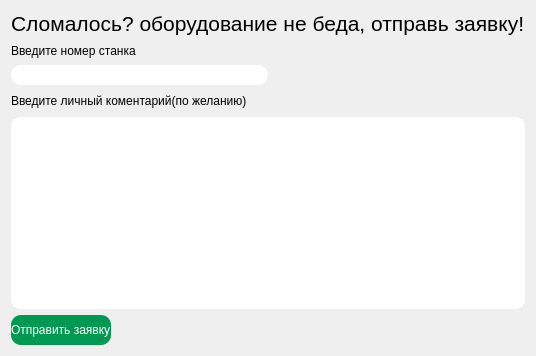
         <widget class="QWidget" name="order_page">
          <layout class="QVBoxLayout" name="verticalLayout_12">
           <item>
            <widget class="QLabel" name="label_35">
             <property name="font">
              <font>
               <pointsize>16</pointsize>
              </font>
             </property>
             <property name="text">
              <string>Сломалось? оборудование не беда, отправь заявку!</string>
             </property>
            </widget>
           </item>
           <item>
            <layout class="QVBoxLayout" name="verticalLayout_10">
             <item>
              <layout class="QHBoxLayout" name="horizontalLayout_17">
               <item>
                <widget class="QLabel" name="label_7">
                 <property name="text">
                  <string>Введите номер станка</string>
                 </property>
                </widget>
               </item>
               <item>
                <spacer name="horizontalSpacer_3">
                 <property name="orientation">
                  <enum>Qt::Horizontal</enum>
                 </property>
                 <property name="sizeHint" stdset="0">
                  <size>
                   <width>244</width>
                   <height>17</height>
                  </size>
                 </property>
                </spacer>
               </item>
              </layout>
             </item>
             <item>
              <layout class="QHBoxLayout" name="horizontalLayout_3">
               <item>
                <widget class="QLineEdit" name="lineEdit_id_input">
                 <property name="sizePolicy">
                  <sizepolicy hsizetype="Expanding" vsizetype="Minimum">
                   <horstretch>0</horstretch>
                   <verstretch>0</verstretch>
                  </sizepolicy>
                 </property>
                 <property name="styleSheet">
                  <string notr="true">QLineEdit {
                                                    border: 2px solid white;
                                                    border-radius: 10px;
                                                    color: white;

                                                    }
                                                </string>
                 </property>
                </widget>
               </item>
               <item>
                <spacer name="horizontalSpacer_7">
                 <property name="orientation">
                  <enum>Qt::Horizontal</enum>
                 </property>
                 <property name="sizeHint" stdset="0">
                  <size>
                   <width>40</width>
                   <height>20</height>
                  </size>
                 </property>
                </spacer>
               </item>
              </layout>
             </item>
            </layout>
           </item>
           <item>
            <layout class="QVBoxLayout" name="verticalLayout_11">
             <item>
              <layout class="QHBoxLayout" name="horizontalLayout_10">
               <item>
                <widget class="QLabel" name="label_6">
                 <property name="text">
                  <string>Введите личный коментарий(по желанию)</string>
                 </property>
                </widget>
               </item>
               <item>
                <spacer name="horizontalSpacer_4">
                 <property name="orientation">
                  <enum>Qt::Horizontal</enum>
                 </property>
                 <property name="sizeHint" stdset="0">
                  <size>
                   <width>40</width>
                   <height>20</height>
                  </size>
                 </property>
                </spacer>
               </item>
              </layout>
             </item>
             <item>
              <widget class="QTextEdit" name="textEdit_com_1">
               <property name="styleSheet">
                <string notr="true">border: 2px solid white;
                                                    border-radius: 10px;
                                                    color: white;
                                                </string>
               </property>
              </widget>
             </item>
             <item>
              <layout class="QHBoxLayout" name="horizontalLayout_16">
               <item>
                <widget class="QPushButton" name="pushButton_send_order">
                 <property name="styleSheet">
                  <string notr="true">
                                                                QPushButton{
                                                                color: white;
                                                                text-align:left;
                                                                background-color: rgb(0, 153, 81);
                                                                height: 30px;
                                                                border:none;
                                                                border-radius: 10px;
                                                                border-bottom-radius: 10px;
                                                                }
                                                            </string>
                 </property>
                 <property name="text">
                  <string>Отправить заявку</string>
                 </property>
                </widget>
               </item>
               <item>
                <spacer name="horizontalSpacer_6">
                 <property name="orientation">
                  <enum>Qt::Horizontal</enum>
                 </property>
                 <property name="sizeHint" stdset="0">
                  <size>
                   <width>40</width>
                   <height>20</height>
                  </size>
                 </property>
                </spacer>
               </item>
              </layout>
             </item>
            </layout>
           </item>
          </layout>
         </widget>
